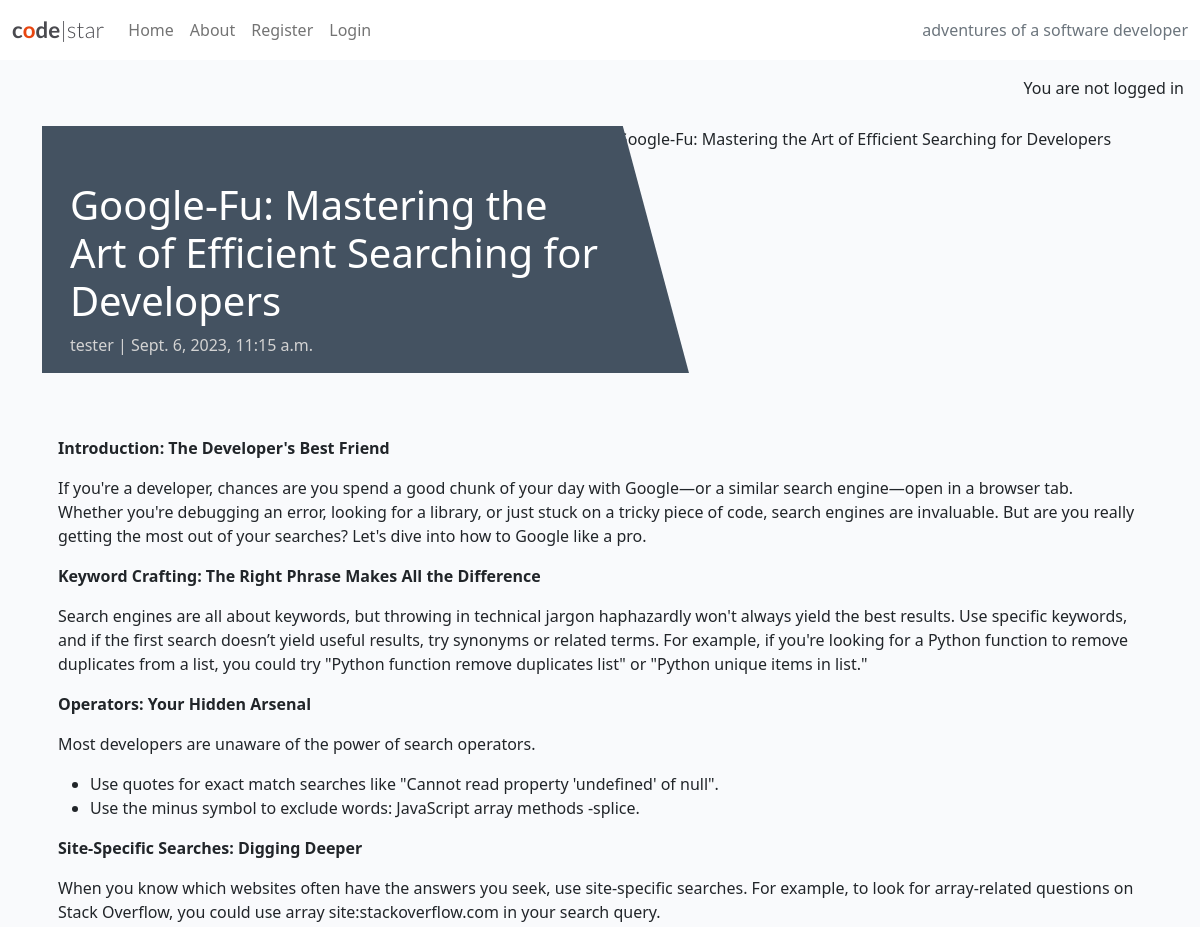
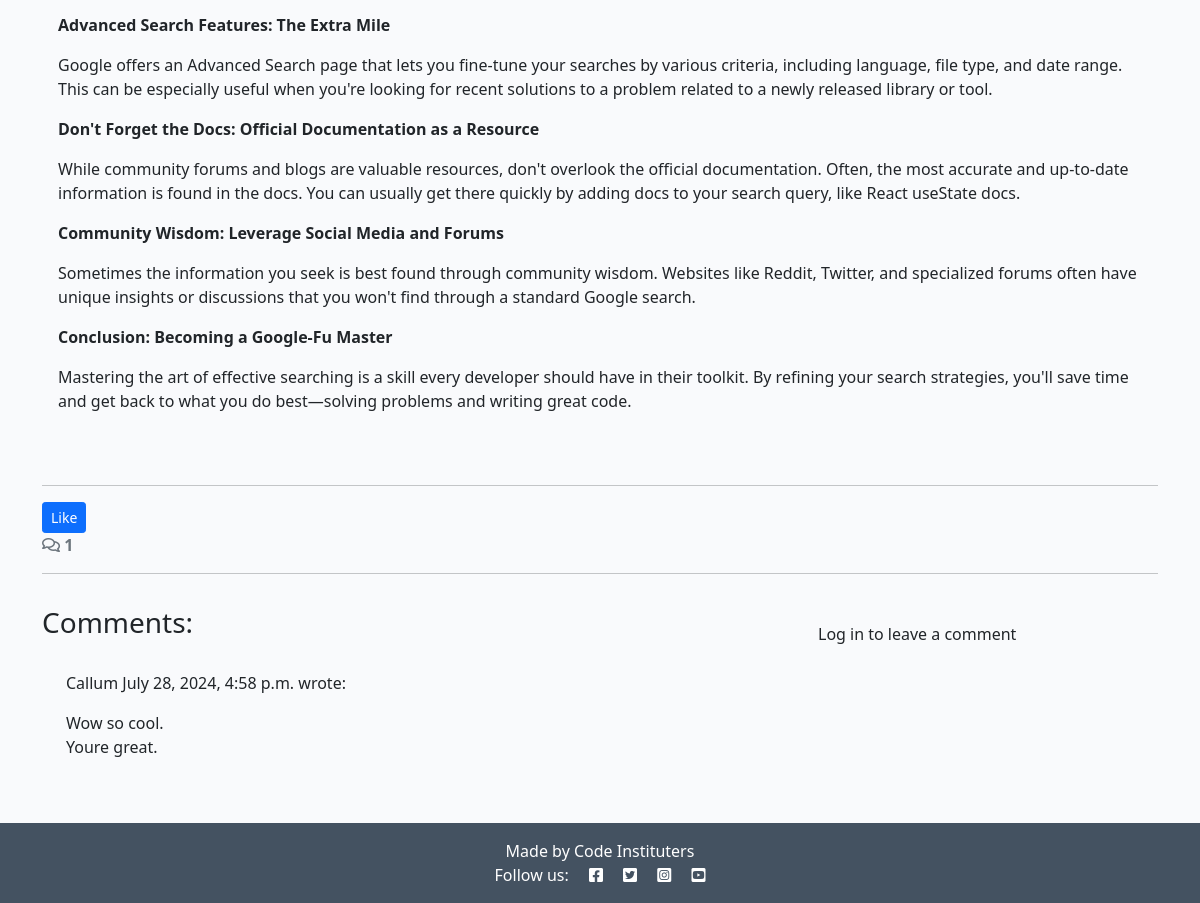
Screenshot of /google-fu-mastering-the-art-of-efficient-searching-for-developers/ with the database file from the repository (2 pictures, top to bottom).
### blog/models.py (models this page shows, shortened)
class Post(models.Model):
    title = models.CharField(max_length=200, unique=True)
    slug = models.SlugField(max_length=200, unique=True)
    author = models.ForeignKey(
        User, on_delete=models.CASCADE, related_name="blog_posts"
    )
    featured_image = CloudinaryField('image', default='placeholder')
    content = models.TextField()
    created_on = models.DateTimeField(auto_now_add=True)
    status = models.IntegerField(choices=STATUS, default=0)
    excerpt = models.TextField(blank=True)
    updated_on = models.DateTimeField(auto_now=True)
    likes = models.ManyToManyField(User, related_name='news_post')
    class Meta:
        ordering = ["-created_on"]

class Comment(models.Model):
    post = models.ForeignKey(
        Post, on_delete=models.CASCADE, related_name="comments"
    )
    author = models.ForeignKey(
        User, on_delete=models.CASCADE, related_name="commenter"
    )
    body = models.TextField()
    approved = models.BooleanField(default=False)
    created_on = models.DateTimeField(auto_now_add=True)
    class Meta:
        ordering = ["created_on"]

### blog/views.py (the view, shortened to what this page needs)
# urls.py: path('<slug:slug>/', views.post_detail, name='post_detail'),
def post_detail(request, slug):
    queryset = Post.objects.filter(status=1)
    post = get_object_or_404(queryset, slug=slug)
    comments = post.comments.all().order_by("-created_on")
    comment_count = post.comments.filter(approved=True).count()
    comment_form = CommentForm()
    return render(
        request,
        "blog/post_detail.html",
        {
        "post": post,
        "comments": comments,
        "comment_count": comment_count,
        "comment_form": comment_form,
        },
    )

### blog/templates/blog/post_detail.html (shortened to what this page needs)
{% extends 'base.html' %} {% block content %}
{% load static %}
{% load crispy_forms_tags %}
<div class="masthead">
  <div class="container">
    <div class="row g-0">
      <div class="col-md-6 masthead-text">
        <h1 class="post-title">{{ post.title }}</h1>
        <p class="post-subtitle">{{ post.author }} | {{ post.created_on }}</p>
      </div>
      <div class="d-none d-md-block col-md-6 masthead-image">
        {% if "placeholder" in post.featured_image.url %}
        <img src="{% static 'images/default.jpg' %}" class="scale" alt="placeholder image">
        {% else %}
        <img src="{{ post.featured_image.url }}" class="scale" alt="{{ post.title }}">
        {% endif %}
      </div>
    </div>
  </div>
</div>
<div class="container">
  <div class="row">
    <div class="col card mb-4  mt-3 left  top">
      <div class="card-body">
        <article class="card-text">
          {{ post.content | safe }}
        </article>
      </div>
    </div>
  </div>
  <hr>
  <br?>
  <form action="{% url 'like_post' post.pk %}" method="POST">
    <button type="submit", name="post_id", value="{{ post.id }}", class="btn btn-primary btn-sm">Like</button>
  </form>
  <div class="row">
    <div class="col-12">
      <strong class="text-secondary">
        <i class="far fa-comments"></i> {{ comment_count }}
      </strong>
    </div>
    <div class="col-12">
      <hr>
    </div>
  </div>
  <div class="row">
    <div class="col-md-8 card mb-4  mt-3 ">
      <h3>Comments:</h3>
      <div class="card-body">
        {% for comment in comments %}
        <div class="p-2 comments
          ">
          <p class="font-weight-bold">
            {{ comment.author }}
            <span class="font-weight-normal">
              {{ comment.created_on }}
            </span> wrote:
          </p>
          <div id="comment{{ comment.id }}">
            {{ comment.body | linebreaks }}
          </div>
        </div>
        {% endfor %}
      </div>
    </div>
    <div class="col-md-4 card mb-4 mt-3">
      <div class="card-body">
        {% if user.is_authenticated %}
        <h3>Leave a comment:</h3>
        <p>Posting as: {{ user.username }}</p>
        <form id="commentForm" method="post" style="margin-top: 1.3em;">
          {{ comment_form | crispy }}
          {% csrf_token %}
          <button id="submitButton" type="submit" class="btn btn-signup btn-lg">Submit</button>
        </form>
        {% else %}
        <p>Log in to leave a comment</p>
        {% endif %}
      </div>
    </div>
  </div>
</div>
{% endblock content %}

### static/css/style.css (style rules this page uses)
body { background-color: #F9FAFC; }
.main-bg { background-color: #F9FAFC; }
.card { border: none; background-color: transparent; }
.scale { width: 100%; height: auto; }
.masthead { margin-top: 10px; overflow: hidden; position: relative; display: inline-block; height: 33vh; width: 100%; }
.masthead-text { background-color: #445261; color: white; position: relative; }
.masthead-image { position: relative; overflow: hidden; }
.masthead-image:after { content: ""; position: absolute; top: 0; right: 90%; height: 100%; width: 150%; background: #445261; -webkit-transform: skew(15deg); -moz-transform: skew(15deg); transform: skew(15deg); z-index: 100; }
.post-title { margin-top: 10%; margin-left: 5%; }
.post-subtitle { margin-left: 5%; color: lightgray; }

### rows the page displays
Post: title "Google-Fu: Mastering the Art of Efficient Searching for Developers", author "tester", created_on "Sept. 6, 2023, 11:15 a.m.", content "Introduction: The Developer's Best Friend If you're a developer, chances are you spend a good chunk of your day with Google—or a similar search engine—open in a browser tab. Whether you're debugging an error, looking for a library, or just stuck on a tricky piece of code, search engines are invaluable. But are you really getting the most out of your searches? Let's dive into how to Google like a pro. Keyword Crafting: The Right Phrase Makes All the Difference Search engines are all about keywords, but throwing in technical jargon haphazardly won't always yield the best results. Use specific keywords, and if the first search doesn’t yield useful results, try synonyms or related terms. For…"
Comment: author "Callum", created_on "July 28, 2024, 4:58 p.m.", body "Wow so cool. Youre great."

### other values shown
{{ comment_count }} "1"
